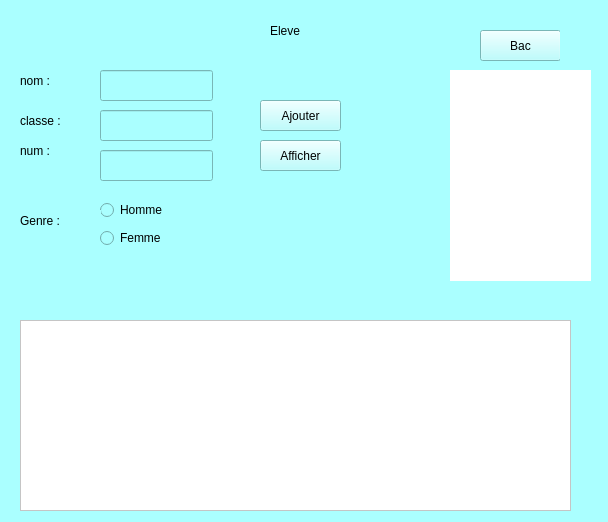
<?xml version="1.0" encoding="UTF-8"?>
<ui version="4.0">
 <class>Form</class>
 <widget class="QWidget" name="Form">
  <property name="geometry">
   <rect>
    <x>0</x>
    <y>0</y>
    <width>608</width>
    <height>522</height>
   </rect>
  </property>
  <property name="windowTitle">
   <string>Form</string>
  </property>
  <property name="styleSheet">
   <string notr="true">background-color: rgb(170, 255, 255);</string>
  </property>
  <widget class="QPushButton" name="ajt">
   <property name="geometry">
    <rect>
     <x>260</x>
     <y>100</y>
     <width>81</width>
     <height>31</height>
    </rect>
   </property>
   <property name="styleSheet">
    <string notr="true">font: 75 14pt &quot;MS Shell Dlg 2&quot;;</string>
   </property>
   <property name="text">
    <string>Ajouter</string>
   </property>
  </widget>
  <widget class="QLineEdit" name="l1">
   <property name="geometry">
    <rect>
     <x>100</x>
     <y>70</y>
     <width>113</width>
     <height>31</height>
    </rect>
   </property>
   <property name="styleSheet">
    <string notr="true">font: 75 12pt &quot;MS Shell Dlg 2&quot;;</string>
   </property>
  </widget>
  <widget class="QLabel" name="label">
   <property name="geometry">
    <rect>
     <x>270</x>
     <y>20</y>
     <width>61</width>
     <height>21</height>
    </rect>
   </property>
   <property name="styleSheet">
    <string notr="true">font: 75 16pt &quot;MS Shell Dlg 2&quot;;</string>
   </property>
   <property name="text">
    <string>Eleve</string>
   </property>
  </widget>
  <widget class="QLabel" name="label_3">
   <property name="geometry">
    <rect>
     <x>20</x>
     <y>110</y>
     <width>71</width>
     <height>21</height>
    </rect>
   </property>
   <property name="styleSheet">
    <string notr="true">font: 14pt &quot;Verdana&quot;;</string>
   </property>
   <property name="text">
    <string>classe :</string>
   </property>
  </widget>
  <widget class="QLabel" name="label_4">
   <property name="geometry">
    <rect>
     <x>20</x>
     <y>140</y>
     <width>61</width>
     <height>21</height>
    </rect>
   </property>
   <property name="styleSheet">
    <string notr="true">font: 14pt &quot;Verdana&quot;;</string>
   </property>
   <property name="text">
    <string>num :</string>
   </property>
  </widget>
  <widget class="QLineEdit" name="l3">
   <property name="geometry">
    <rect>
     <x>100</x>
     <y>150</y>
     <width>113</width>
     <height>31</height>
    </rect>
   </property>
   <property name="styleSheet">
    <string notr="true">font: 75 12pt &quot;MS Shell Dlg 2&quot;;</string>
   </property>
  </widget>
  <widget class="QLineEdit" name="l2">
   <property name="geometry">
    <rect>
     <x>100</x>
     <y>110</y>
     <width>113</width>
     <height>31</height>
    </rect>
   </property>
   <property name="styleSheet">
    <string notr="true">font: 75 12pt &quot;MS Shell Dlg 2&quot;;</string>
   </property>
  </widget>
  <widget class="QLabel" name="label_2">
   <property name="geometry">
    <rect>
     <x>20</x>
     <y>70</y>
     <width>61</width>
     <height>21</height>
    </rect>
   </property>
   <property name="styleSheet">
    <string notr="true">font: 14pt &quot;Verdana&quot;;</string>
   </property>
   <property name="text">
    <string>nom :</string>
   </property>
  </widget>
  <widget class="QPushButton" name="aff">
   <property name="geometry">
    <rect>
     <x>260</x>
     <y>140</y>
     <width>81</width>
     <height>31</height>
    </rect>
   </property>
   <property name="styleSheet">
    <string notr="true">font: 75 14pt &quot;MS Shell Dlg 2&quot;;</string>
   </property>
   <property name="text">
    <string>Afficher</string>
   </property>
  </widget>
  <widget class="QWidget" name="widget" native="true">
   <property name="geometry">
    <rect>
     <x>440</x>
     <y>20</y>
     <width>120</width>
     <height>80</height>
    </rect>
   </property>
   <widget class="QPushButton" name="bac">
    <property name="geometry">
     <rect>
      <x>40</x>
      <y>10</y>
      <width>81</width>
      <height>31</height>
     </rect>
    </property>
    <property name="styleSheet">
     <string notr="true">font: 75 14pt &quot;MS Shell Dlg 2&quot;;</string>
    </property>
    <property name="text">
     <string>Bac</string>
    </property>
   </widget>
  </widget>
  <widget class="QRadioButton" name="rh">
   <property name="geometry">
    <rect>
     <x>100</x>
     <y>200</y>
     <width>91</width>
     <height>20</height>
    </rect>
   </property>
   <property name="styleSheet">
    <string notr="true">font: 75 14pt &quot;MS Shell Dlg 2&quot;;</string>
   </property>
   <property name="text">
    <string>Homme</string>
   </property>
  </widget>
  <widget class="QRadioButton" name="rf">
   <property name="geometry">
    <rect>
     <x>100</x>
     <y>230</y>
     <width>91</width>
     <height>16</height>
    </rect>
   </property>
   <property name="styleSheet">
    <string notr="true">font: 75 14pt &quot;MS Shell Dlg 2&quot;;
</string>
   </property>
   <property name="text">
    <string>Femme</string>
   </property>
  </widget>
  <widget class="QLabel" name="label_5">
   <property name="geometry">
    <rect>
     <x>20</x>
     <y>210</y>
     <width>81</width>
     <height>21</height>
    </rect>
   </property>
   <property name="styleSheet">
    <string notr="true">font: 14pt &quot;Verdana&quot;;</string>
   </property>
   <property name="text">
    <string>Genre :</string>
   </property>
  </widget>
  <widget class="QWidget" name="lw" native="true">
   <property name="geometry">
    <rect>
     <x>450</x>
     <y>70</y>
     <width>141</width>
     <height>211</height>
    </rect>
   </property>
   <property name="styleSheet">
    <string notr="true">background-color: rgb(255, 255, 255);
f=open(&quot;eleve.dat&quot;,&quot;rb&quot;)</string>
   </property>
  </widget>
  <widget class="QTableWidget" name="tbw">
   <property name="geometry">
    <rect>
     <x>20</x>
     <y>320</y>
     <width>551</width>
     <height>191</height>
    </rect>
   </property>
   <property name="styleSheet">
    <string notr="true">background-color: rgb(255, 255, 255);</string>
   </property>
  </widget>
 </widget>
 <resources/>
 <connections/>
</ui>
